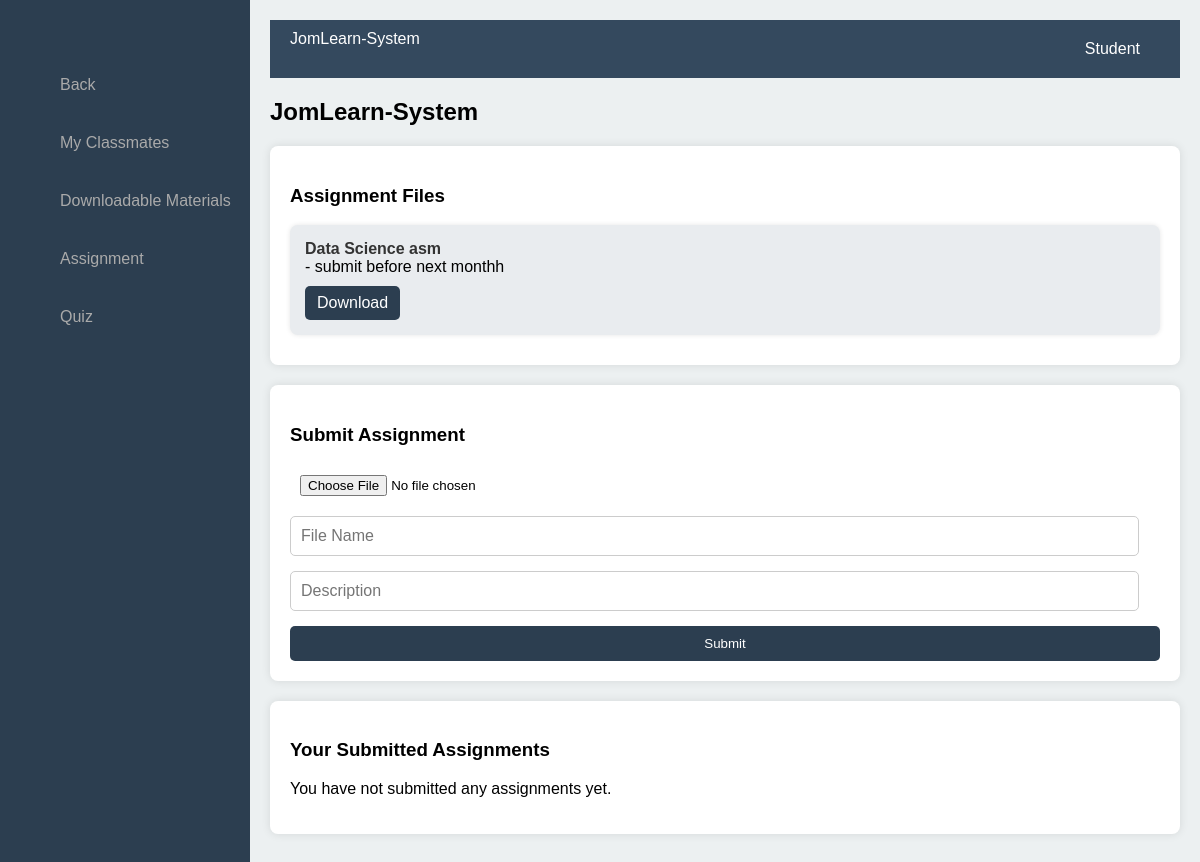
Page /assignment_student.php?id=73 on the committed database.
### tables this page shows
CREATE TABLE `assignments` (
  `id` int(11) NOT NULL,
  `course_name` varchar(255) NOT NULL,
  `file_name` varchar(255) NOT NULL,
  `file_desc` text NOT NULL,
  `file_path` varchar(255) NOT NULL,
  `assignment_id` int(11) NOT NULL
);

### assignment_student.php (the view, shortened to what this page needs)
<?php
$conn = new mysqli("localhost", "root", "", "assignment3");
$assignment_id = isset($_GET['id']) ? intval($_GET['id']) : 0;
$sql = "SELECT id, course_name, file_name, file_desc, file_path FROM assignments WHERE id = ?";
$stmt = $conn->prepare($sql);
$stmt->bind_param("i", $assignment_id);
$stmt->execute();
$result = $stmt->get_result();
$submitted_sql = "SELECT file_name, file_desc, file_path FROM submitted_assignments WHERE student_id = ? AND course_id = ?";
$submitted_stmt = $conn->prepare($submitted_sql);
$submitted_stmt->bind_param("ii", $_SESSION['student_id'], $assignment_id);
$submitted_stmt->execute();
$submitted_result = $submitted_stmt->get_result();
?>
<!DOCTYPE html>
<html lang="en">
<head>
</head>
<body>
<?php include 'bar_student2.php'; ?>
<h2>JomLearn-System</h2>
<div class="grid">
    <h3>Assignment Files</h3>
    <?php
    if ($result->num_rows > 0) {
        while ($row = $result->fetch_assoc()) {
            echo "<div class='file-item'>
                    <strong>" . htmlspecialchars($row['file_name']) . "</strong> - " . htmlspecialchars($row['file_desc']) . "
                    <br>
                    <a href='" . htmlspecialchars($row['file_path']) . "' download class='btn'>Download</a>
                  </div>";
        }
    } else {
        echo "<p>No downloadable materials available.</p>";
    }
    ?>
</div>
<div class="grid">
    <h3>Submit Assignment</h3>
    <form method="POST" enctype="multipart/form-data">
        <input type="file" name="file" required>
        <input type="text" name="fileName" placeholder="File Name" required>
        <input type="text" name="fileDesc" placeholder="Description" required>
        <button type="submit">Submit</button>
    </form>
</div>
<div class="grid">
    <h3>Your Submitted Assignments</h3>
    <?php
    if ($submitted_result->num_rows > 0) {
        echo "<table border='1' width='100%' style='border-collapse: collapse; text-align: left;'>
                <tr>
                    <th style='padding: 10px; background: #2c3e50; color: white;'>File Name</th>
                    <th style='padding: 10px; background: #2c3e50; color: white;'>Description</th>
                    <th style='padding: 10px; background: #2c3e50; color: white;'>Download</th>
                    <th style='padding: 10px; background: #2c3e50; color: white;'>Action</th>
                </tr>";
        while ($row = $submitted_result->fetch_assoc()) {
            echo "<tr>
                    <td style='padding: 10px;'>" . htmlspecialchars($row['file_name']) . "</td>
                    <td style='padding: 10px;'>" . htmlspecialchars($row['file_desc']) . "</td>
                    <td style='padding: 10px;'>
                        <a href='" . htmlspecialchars($row['file_path']) . "' download class='btn'>Download</a>
                    </td>
                    <td style='padding: 10px;'>
                        <form method='POST' action='remove_assignment.php' style='display:inline;'>
                            <input type='hidden' name='file_path' value='" . htmlspecialchars($row['file_path']) . "'>
                            <input type='hidden' name='assignment_id' value='" . $assignment_id . "'>
                            <button type='submit' class='btn' style='background: red;'>Remove</button>
                        </form>
                    </td>
                  </tr>";
        }
        echo "</table>";
    } else {
        echo "<p>You have not submitted any assignments yet.</p>";
    }
    ?>
</div>
</body>
</html>

### assignment_student.php (style rules this page uses)
.grid { background-color: #fff; padding: 20px; border-radius: 8px; box-shadow: 0 0 10px rgba(0, 0, 0, 0.1); margin-bottom: 20px; }
.file-item { background: #e9ecef; padding: 15px; border-radius: 8px; margin-bottom: 10px; box-shadow: 0 0 5px rgba(0, 0, 0, 0.1); }
.file-item strong { display: block; font-size: 16px; color: #333; }
.btn { display: inline-block; margin-top: 10px; padding: 8px 12px; background: #2c3e50; color: white; text-decoration: none; border-radius: 5px; }
input, button { display: block; width: 100%; padding: 10px; margin-top: 10px; }
button { background: #2c3e50; color: white; border: none; border-radius: 5px; cursor: pointer; }
input[type="text"] { width: 95%; padding: 10px; margin-bottom: 15px; border: 1px solid #ccc; border-radius: 5px; font-size: 16px; color: black; }

### bar_student2.php (style rules this page uses)
body { font-family: Arial, sans-serif; margin: 0; padding: 0; display: flex; height: 100vh; }

### rows in the picture
assignments: file_name "Data Science asm", file_desc "submit before next monthh"
